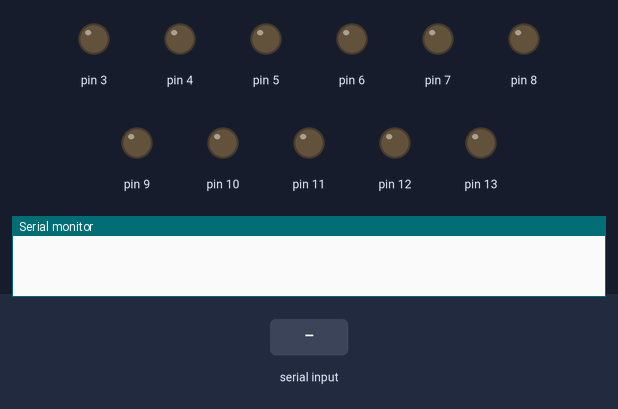
Bench run of a sketch on a simulated Arduino Uno, built with avr-gcc and run on an emulated ATmega328P. Parts: output pins drawn as LEDs (lit = HIGH), the last lines printed to the serial monitor. The test bench sets the inputs (shaded band).

Above: at 1.2 s.
1.3 s: "a" received over Serial
At 1.7 s:
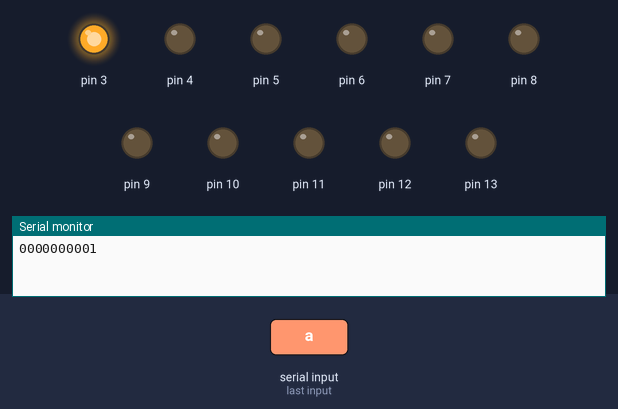
2.8 s: byte 107 ('k') received over Serial
At 4.0 s:
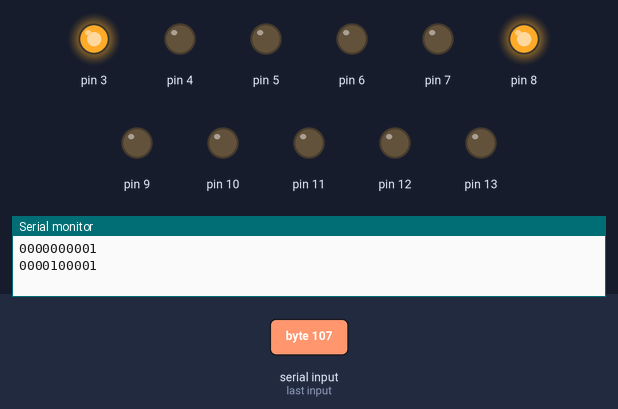
4.3 s: byte 109 ('m') received over Serial
At 5.2 s:
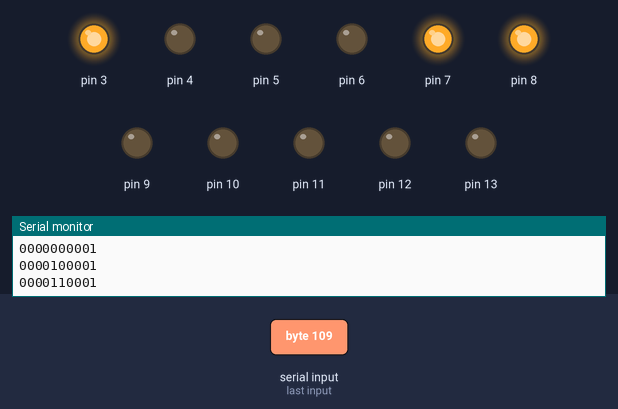
5.8 s: byte 108 ('l') received over Serial
At 6.4 s:
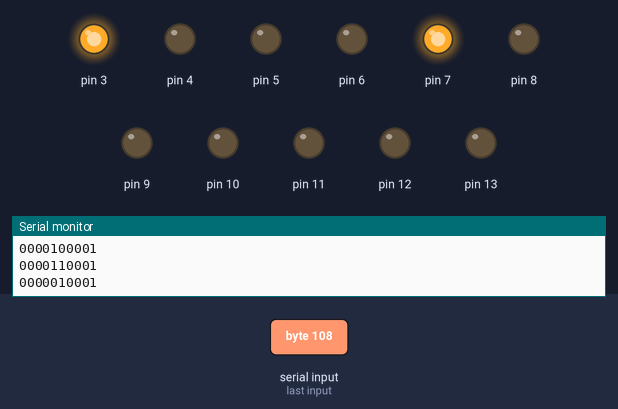
7.3 s: byte 111 ('o') received over Serial
At 8.5 s:
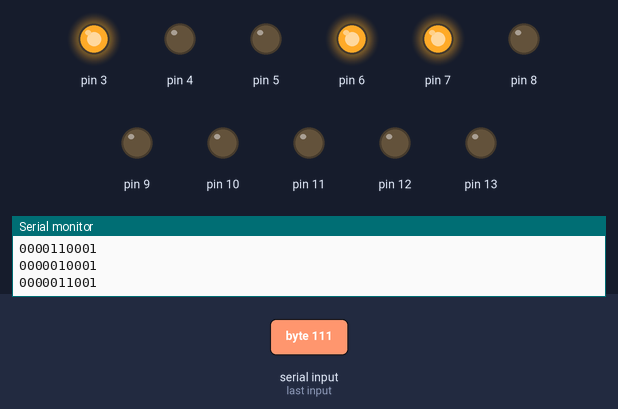
8.8 s: byte 110 ('n') received over Serial
At 9.8 s:
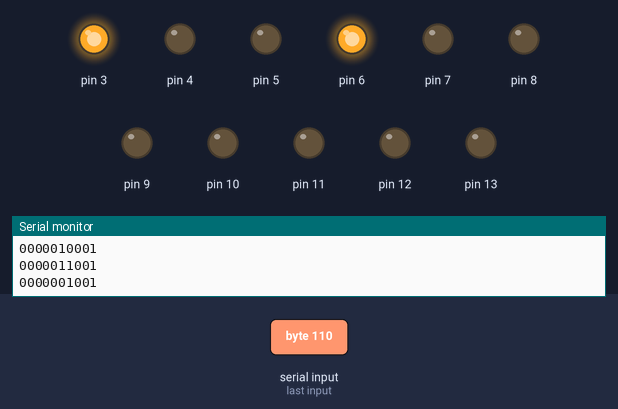
Timing chart, 0 to 11.3 s (numbered marks = the images above; inputs shaded):
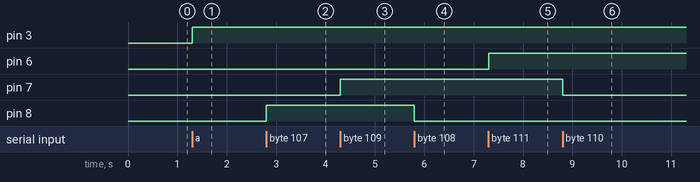

The sketch:

arduinonano.ino
```cpp
void setup () {
  Serial.begin(9600);//Inicializo el puerto serial a 9600 baudios
    for (int i=3; i<=13; i++){
  	pinMode(i, OUTPUT);
    }//activa los pines del 4 al 13 en modo salida
}
void loop () {

  if (Serial.available()>0) { //Si hay comunicacion serial
  char c = Serial.read(); //Guardamos la lectura en una variable char
     luces(c);
     leerestado();
    //  delay (t);  //Se provoca una parada de 10 segundo antes de la próxima lectura
  }
}

void leerestado(){
       Serial.print (digitalRead(12));
       Serial.print (digitalRead(11));
       Serial.print (digitalRead(10));
       Serial.print (digitalRead(9));
       Serial.print (digitalRead(8));
       Serial.print (digitalRead(7));
       Serial.print (digitalRead(6));
       Serial.print (digitalRead(5));
       Serial.print (digitalRead(4));
       Serial.println (digitalRead(3));
     }


void luces(char c){
     if (c == 'a') digitalWrite(3, 1);//enciendo el riego
    if (c == 'b') digitalWrite(3, 0);//apago el riego
    if (c == 'c') digitalWrite(12, 1);//enciendo el LED12
    if (c == 'd') digitalWrite(12, 0);//apago el LED12
    if (c == 'e') digitalWrite(11, 1);//enciendo el LED11
    if (c == 'f') digitalWrite(11, 0);//apago el LED11
    if (c == 'g') digitalWrite(10, 1);//enciendo el LED10
    if (c == 'h') digitalWrite(10, 0);//apago el LED10
    if (c == 'i') digitalWrite(9, 1);//enciendo el LED9
    if (c == 'j') digitalWrite(9, 0);//apago el LED9
    if (c == 'k') digitalWrite(8, 1);//enciendo el LED8
    if (c == 'l') digitalWrite(8, 0);//apago el LED8
    if (c == 'm') digitalWrite(7, 1);//enciendo el LED7
    if (c == 'n') digitalWrite(7, 0);//apago el LED7
    if (c == 'o') digitalWrite(6, 1);//enciendo el LED6
    if (c == 'p') digitalWrite(6, 0);//apago el LED6
    if (c == 'q') digitalWrite(5, 1);//enciendo el LED5
    if (c == 'r') digitalWrite(5, 0); //apago el LED5
    if (c == 's') digitalWrite(4, 1);//enciendo el LED4
    if (c == 't') digitalWrite(4, 0); //apago el LED4
}
```

Measured:
- after the input at 1.3 s, pin 3: LOW → HIGH at once
- after the input at 2.8 s, pin 8: LOW → HIGH at once
- after the input at 4.3 s, pin 7: LOW → HIGH at once
- after the input at 5.8 s, pin 8: HIGH → LOW at once
- after the input at 7.3 s, pin 6: LOW → HIGH at once
- after the input at 8.8 s, pin 7: HIGH → LOW at once
